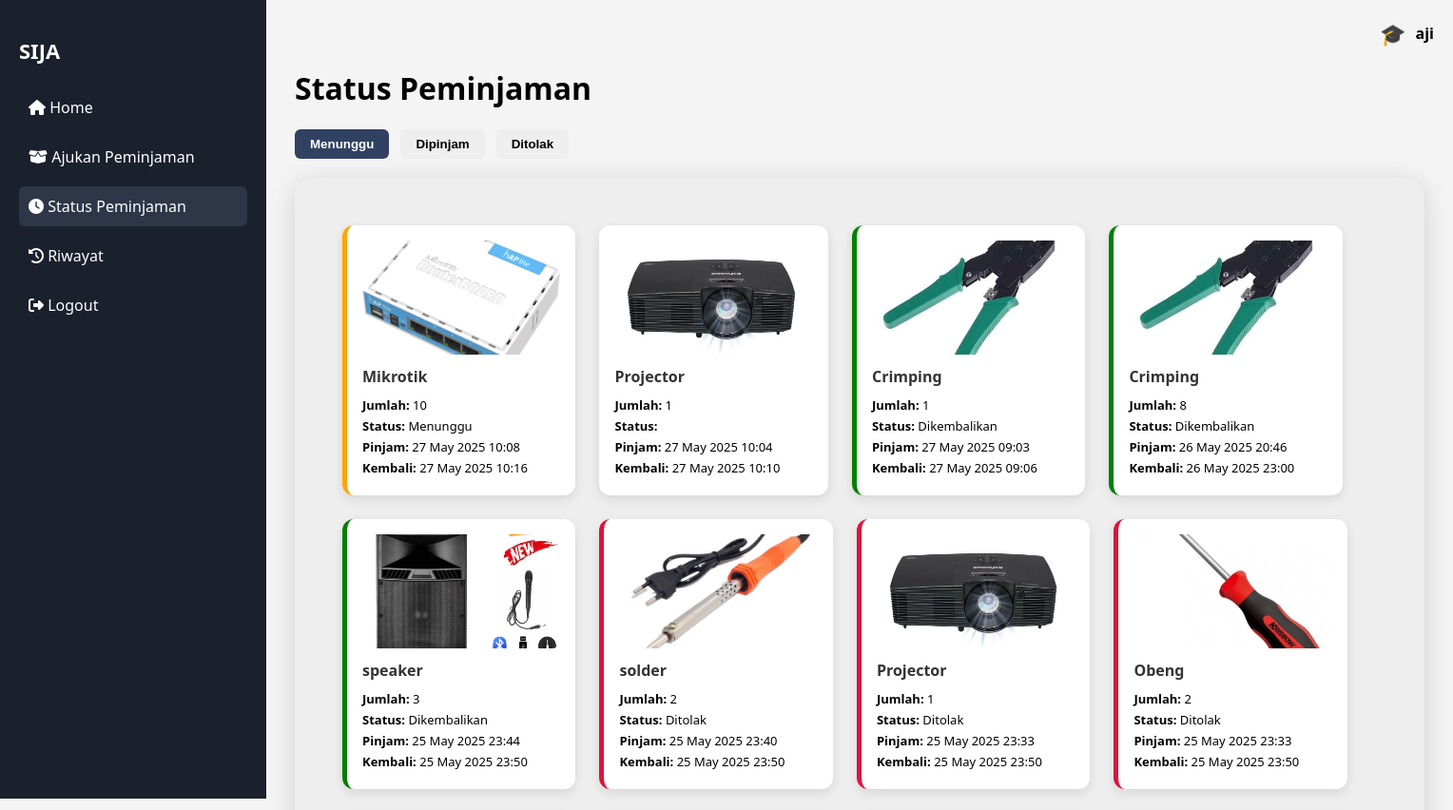
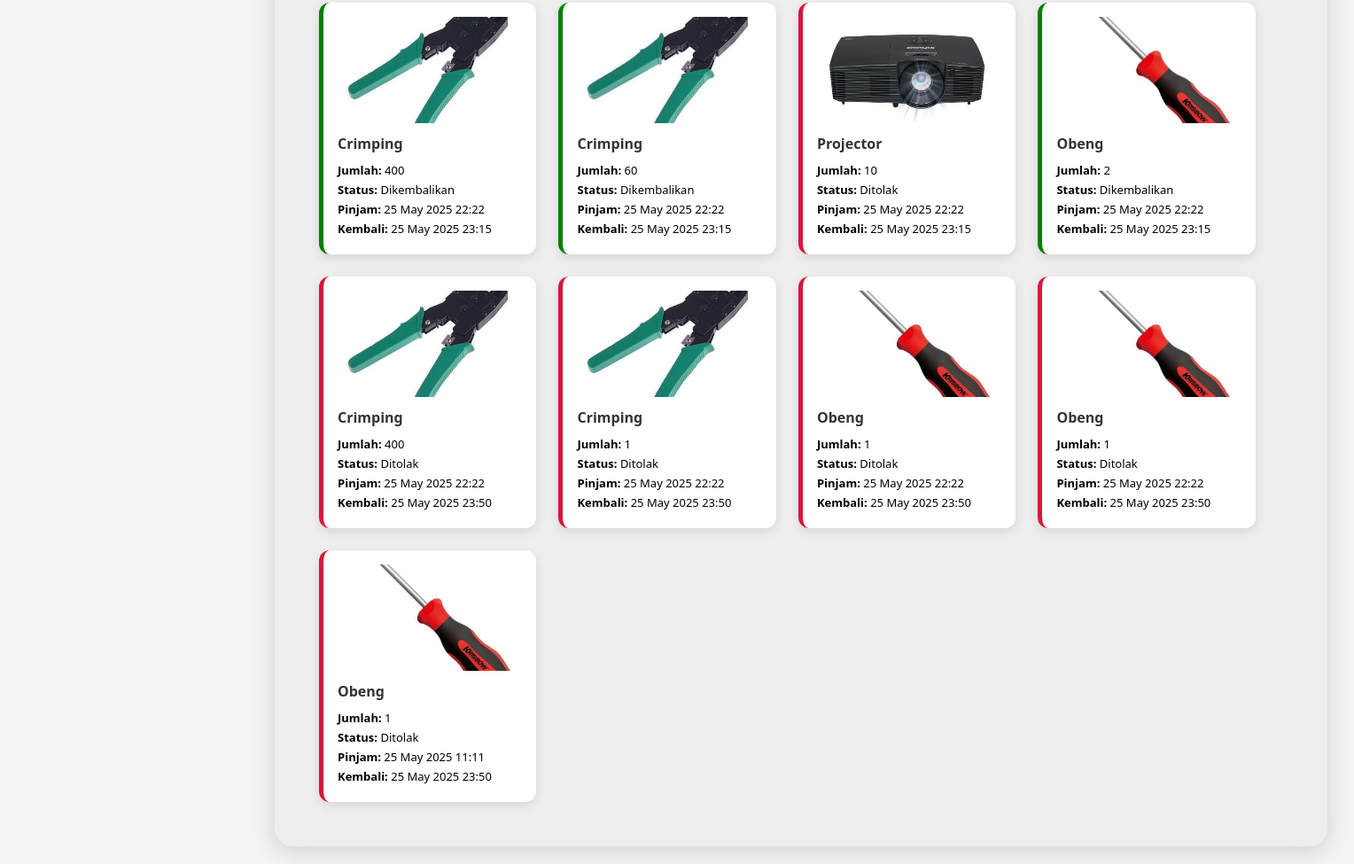
Screenshot of /projeksaas/siswa/status.php (signed in) with the database file from the repository (2 pictures, top to bottom).
### tables this page shows
CREATE TABLE `peminjaman` (
  `id` int(11) NOT NULL,
  `nomor_id` int(8) NOT NULL,
  `nama` varchar(100) NOT NULL,
  `kelas` varchar(50) NOT NULL,
  `id_barang` int(11) NOT NULL,
  `alasan` text NOT NULL,
  `jumlah` int(11) NOT NULL,
  `status` enum('menunggu','disetujui','ditolak','dipinjam','dikembalikan') NOT NULL,
  `tanggal_pinjam` datetime NOT NULL,
  `tanggal_kembali` datetime NOT NULL,
  `created_at` timestamp NOT NULL DEFAULT current_timestamp()
);

CREATE TABLE `barang` (
  `id` int(11) NOT NULL,
  `gambar` varchar(255) NOT NULL,
  `nama_barang` varchar(100) NOT NULL,
  `stok` int(11) NOT NULL,
  `kategori` varchar(50) NOT NULL,
  `lokasi` varchar(100) NOT NULL,
  `kondisi` varchar(50) NOT NULL
);

### projeksaas/siswa/status.php (the view, shortened to what this page needs)
<?php
include "../config/db.php";
$nomor_id = $_SESSION['nomor_id'];
$query = mysqli_query($conn, "
  SELECT p.*, b.nama_barang, b.gambar
  FROM peminjaman p
  JOIN barang b ON p.id_barang = b.id
  WHERE p.nomor_id = '$nomor_id'
  ORDER BY p.tanggal_pinjam DESC
");
?>
<!DOCTYPE html>
<html lang="id">
<head>
  <link rel="stylesheet" href="style/dashboard.css">
  <link rel="stylesheet" href="style/status.css">
  <link rel="stylesheet" href="https://cdnjs.cloudflare.com/ajax/libs/font-awesome/6.4.0/css/all.min.css" />
</head>
<body>
<div class="wrapper">
    <aside class="sidebar">
      <h2>SIJA</h2>
      <ul>
        <li><a href="dashboard.php" ><i class="fas fa-home"></i> Home</a></li>
        <li><a href="ajukan.php"><i class="fas fa-box-open"></i> Ajukan Peminjaman</a></li>
        <li><a href="status.php" class="active"><i class="fas fa-clock"></i> Status Peminjaman</a></li>
        <li><a href="riwayat.php"><i class="fas fa-history"></i> Riwayat</a></li>
        <li><a href="../proses/logout.php" id="logoutBtn"><i class="fas fa-sign-out-alt"></i> Logout</a></li>
      </ul>
    </aside>
  <main class="main-content">
    <div class="top-bar">
      <span class="role-icon">🎓</span>
      <span class="user-name"><?= $_SESSION['nama']; ?></span>
    </div>
    <h1>Status Peminjaman</h1>
    <div class="status-filter">
      <button class="filter-btn active" data-status="menunggu">Menunggu</button>
      <button class="filter-btn" data-status="dipinjam">Dipinjam</button>
      <button class="filter-btn" data-status="ditolak">Ditolak</button>
    </div>
    <div class="cards-container">
      <?php while ($row = mysqli_fetch_assoc($query)): ?>
        <div class="card status-<?= $row['status'] ?>">
          <img src="../uploads/<?= $row['gambar'] ?>" alt="<?= $row['nama_barang'] ?>">
          <div class="card-info">
            <h3><?= $row['nama_barang'] ?></h3>
            <p><strong>Jumlah:</strong> <?= $row['jumlah'] ?></p>
            <p><strong>Status:</strong> <?= ucfirst($row['status']) ?></p>
            <p><strong>Pinjam:</strong> <?= date('d M Y H:i', strtotime($row['tanggal_pinjam'])) ?></p>
            <p><strong>Kembali:</strong> <?= date('d M Y H:i', strtotime($row['tanggal_kembali'])) ?></p>
          </div>
        </div>
      <?php endwhile; ?>
    </div>
  </main>
</div>
</body>
</html>

### projeksaas/siswa/style/dashboard.css (style rules this page uses)
body { margin: 0; font-family: "Segoe UI", sans-serif; background: #f4f4f4; }
.wrapper { display: flex; min-height: 100vh; }
.sidebar { background-color: #1a202c; color: white; width: 240px; padding: 20px; height: 100vh; position: fixed; }
.sidebar h2 { margin-bottom: 24px; font-size: 22px; }
.sidebar ul { list-style: none; padding: 0; }
.sidebar ul li a { color: white; text-decoration: none; display: block; padding: 10px; border-radius: 6px; margin-bottom: 10px; transition: background 0.3s; }
.sidebar ul li a:hover, .sidebar ul li a.active { background-color: #2d3748; }
.main-content { margin-left: 290px; padding: 20px; width: 100%; }
.card { background: rgb(255, 255, 255); padding: 20px; border-radius: 12px; box-shadow: 0 4px 12px rgba(0, 0, 0, 0.1); width: 300px; }
.card h3 { margin-bottom: 10px; font-size: 18px; color: #333; }
.top-bar { display: flex; justify-content: flex-end; align-items: center; gap: 10px; margin-bottom: 20px; }
.role-icon { font-size: 22px; }
.user-name { font-weight: bold; }
a { text-decoration: none; }
.card { background: white; border-radius: 12px; padding: 16px; box-shadow: 0 4px 12px rgba(0, 0, 0, 0.1); width: 280px; text-align: center; }
.card h3 { margin: 12px 0 6px; }

### projeksaas/siswa/style/status.css (style rules this page uses)
.status-filter { display: flex; gap: 12px; margin-bottom: 20px; }
.filter-btn { padding: 8px 16px; background: #eee; border: none; cursor: pointer; border-radius: 6px; font-weight: bold; }
.filter-btn.active { background-color: #314161; color: white; }
.cards-container { display: flex; flex-wrap: wrap; gap: 20px; background-color: #eee; border-radius: 20px; box-shadow: 0px 5px 25px 2px #d4d4d4; padding: 50px; justify-content: center; width: 68rem; gap: 25px; justify-content: flex-start; }
.card { background-color: #fff; border-radius: 12px; box-shadow: 0 4px 12px rgba(0, 0, 0, 0.1); padding: 16px; width: calc(21% - 20px); display: flex; flex-direction: column; align-items: center; transition: transform 0.3s ease; }
.card img { width: 100%; max-height: 120px; object-fit: cover; border-radius: 8px; margin-bottom: 12px; }
.card-info { text-align: left; width: 100%; }
.card-info h3 { margin: 0 0 10px; font-size: 16px; color: #333; }
.card-info p { font-size: 13px; margin: 4px 0; }
.status-menunggu { border-left: 5px solid orange; }
.status-ditolak { border-left: 5px solid crimson; }
.status-dikembalikan { border-left: 5px solid green; }

### rows the page displays
peminjaman: id_barang.gambar (picture), id_barang.nama_barang "Mikrotik", jumlah "10", status "Menunggu", tanggal_pinjam "27 May 2025 10:08", tanggal_kembali "27 May 2025 10:16"
peminjaman: id_barang.gambar (picture), id_barang.nama_barang "Projector", jumlah "1", tanggal_pinjam "27 May 2025 10:04", tanggal_kembali "27 May 2025 10:10"
peminjaman: id_barang.gambar (picture), id_barang.nama_barang "Crimping", jumlah "1", status "Dikembalikan", tanggal_pinjam "27 May 2025 09:03", tanggal_kembali "27 May 2025 09:06"
peminjaman: id_barang.gambar (picture), id_barang.nama_barang "Crimping", jumlah "8", status "Dikembalikan", tanggal_pinjam "26 May 2025 20:46", tanggal_kembali "26 May 2025 23:00"
peminjaman: id_barang.gambar (picture), id_barang.nama_barang "speaker", jumlah "3", status "Dikembalikan", tanggal_pinjam "25 May 2025 23:44", tanggal_kembali "25 May 2025 23:50"
peminjaman: id_barang.gambar (picture), id_barang.nama_barang "solder", jumlah "2", status "Ditolak", tanggal_pinjam "25 May 2025 23:40", tanggal_kembali "25 May 2025 23:50"
peminjaman: id_barang.gambar (picture), id_barang.nama_barang "Projector", jumlah "1", status "Ditolak", tanggal_pinjam "25 May 2025 23:33", tanggal_kembali "25 May 2025 23:50"
peminjaman: id_barang.gambar (picture), id_barang.nama_barang "Obeng", jumlah "2", status "Ditolak", tanggal_pinjam "25 May 2025 23:33", tanggal_kembali "25 May 2025 23:50"
peminjaman: id_barang.gambar (picture), id_barang.nama_barang "Crimping", jumlah "400", status "Dikembalikan", tanggal_pinjam "25 May 2025 22:22", tanggal_kembali "25 May 2025 23:15"
peminjaman: id_barang.gambar (picture), id_barang.nama_barang "Crimping", jumlah "60", status "Dikembalikan", tanggal_pinjam "25 May 2025 22:22", tanggal_kembali "25 May 2025 23:15"
peminjaman: id_barang.gambar (picture), id_barang.nama_barang "Projector", jumlah "10", status "Ditolak", tanggal_pinjam "25 May 2025 22:22", tanggal_kembali "25 May 2025 23:15"
peminjaman: id_barang.gambar (picture), id_barang.nama_barang "Obeng", jumlah "2", status "Dikembalikan", tanggal_pinjam "25 May 2025 22:22", tanggal_kembali "25 May 2025 23:15"
peminjaman: id_barang.gambar (picture), id_barang.nama_barang "Crimping", jumlah "400", status "Ditolak", tanggal_pinjam "25 May 2025 22:22", tanggal_kembali "25 May 2025 23:50"
peminjaman: id_barang.gambar (picture), id_barang.nama_barang "Crimping", jumlah "1", status "Ditolak", tanggal_pinjam "25 May 2025 22:22", tanggal_kembali "25 May 2025 23:50"
peminjaman: id_barang.gambar (picture), id_barang.nama_barang "Obeng", jumlah "1", status "Ditolak", tanggal_pinjam "25 May 2025 22:22", tanggal_kembali "25 May 2025 23:50"
peminjaman: id_barang.gambar (picture), id_barang.nama_barang "Obeng", jumlah "1", status "Ditolak", tanggal_pinjam "25 May 2025 22:22", tanggal_kembali "25 May 2025 23:50"
peminjaman: id_barang.gambar (picture), id_barang.nama_barang "Obeng", jumlah "1", status "Ditolak", tanggal_pinjam "25 May 2025 11:11", tanggal_kembali "25 May 2025 23:50"

### other values shown
$_SESSION['nama'] "aji"
